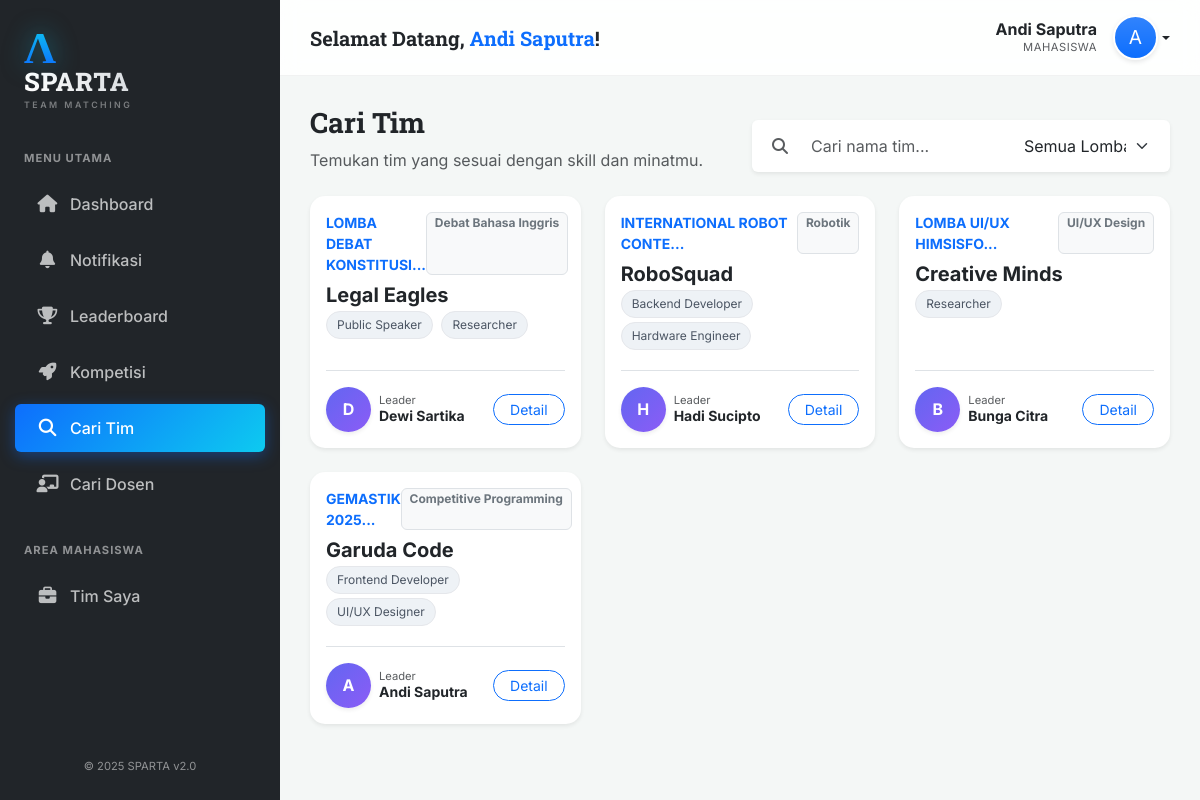
The app's page /?page=tim&view=detail&id=1 (signed in) with its own data.
### tables this page shows
CREATE TABLE Tim (
    ID_Tim INT AUTO_INCREMENT PRIMARY KEY,
    Nama_Tim VARCHAR(100) NOT NULL,
    Status_Pencarian ENUM('Terbuka', 'Tertutup') DEFAULT 'Terbuka',
    Deskripsi_Tim TEXT,
    Kebutuhan_Role TEXT DEFAULT NULL,  
    ID_Lomba INT NOT NULL,
    ID_Kategori INT DEFAULT NULL,  
    ID_Mahasiswa_Ketua INT NOT NULL,
    ID_Dosen_Pembimbing INT,
    ID_Peringkat INT,
    FOREIGN KEY (ID_Lomba) REFERENCES Lomba(ID_Lomba) ON DELETE CASCADE,
    FOREIGN KEY (ID_Kategori) REFERENCES Kategori_Lomba(ID_Kategori) ON DELETE SET NULL,
    FOREIGN KEY (ID_Mahasiswa_Ketua) REFERENCES Mahasiswa(ID_Mahasiswa),
    FOREIGN KEY (ID_Dosen_Pembimbing) REFERENCES Dosen_Pembimbing(ID_Dosen),
    FOREIGN KEY (ID_Peringkat) REFERENCES Peringkat_Juara(ID_Peringkat)
);

CREATE TABLE Lomba (
    ID_Lomba INT AUTO_INCREMENT PRIMARY KEY,
    Nama_Lomba VARCHAR(200) NOT NULL,
    Deskripsi TEXT,
    Lokasi VARCHAR(100),
    Link_Web VARCHAR(255),
    Tanggal_Mulai DATE,
    Tanggal_Selesai DATE,
    ID_Jenis_Penyelenggara INT,
    ID_Tingkatan INT,
    FOREIGN KEY (ID_Jenis_Penyelenggara) REFERENCES Jenis_Penyelenggara(ID_Jenis),
    FOREIGN KEY (ID_Tingkatan) REFERENCES Tingkatan_Lomba(ID_Tingkatan)
);

CREATE TABLE Kategori_Lomba (
    ID_Kategori INT AUTO_INCREMENT PRIMARY KEY,
    Nama_Kategori VARCHAR(100) NOT NULL
);

CREATE TABLE Mahasiswa (
    ID_Mahasiswa INT AUTO_INCREMENT PRIMARY KEY,
    NIM VARCHAR(20) UNIQUE DEFAULT NULL,
    Nama_Mahasiswa VARCHAR(150) NOT NULL,
    Email VARCHAR(100) UNIQUE NOT NULL,
    Password_Hash VARCHAR(255) NOT NULL,
    Tempat_Lahir VARCHAR(50),
    Tanggal_Lahir DATE,
    Bio TEXT,
    No_HP VARCHAR(20) DEFAULT NULL,
    LinkedIn VARCHAR(255) DEFAULT NULL,
    Total_Poin FLOAT DEFAULT 0,
    ID_Prodi INT DEFAULT NULL,
    Foto_Profil VARCHAR(255) DEFAULT NULL,
    Is_Verified TINYINT(1) DEFAULT 0,
    Verification_Token VARCHAR(255) DEFAULT NULL,
    FOREIGN KEY (ID_Prodi) REFERENCES Prodi(ID_Prodi) ON DELETE SET NULL
);

### src/config.php (called while the page is built, shortened)
<?php
function getFotoMhs($nim, $dbPath) {
    return null;
}

### src/pages/tim.php (the view, shortened to what this page needs)
<?php
$keyword = $_GET['q'] ?? '';
$sql = "SELECT t.*, l.Nama_Lomba, l.Tanggal_Selesai, l.Lokasi,
        m.Nama_Mahasiswa as Ketua, m.NIM as NIM_Ketua, m.Foto_Profil as Foto_Ketua, m.ID_Mahasiswa as ID_Ketua,
        pj.Nama_Peringkat, d.Nama_Dosen, k.Nama_Kategori,
        (SELECT COUNT(*) FROM Keanggotaan_Tim WHERE ID_Tim = t.ID_Tim) as Jml_Anggota
        FROM Tim t
        JOIN Lomba l ON t.ID_Lomba = l.ID_Lomba
        JOIN Mahasiswa m ON t.ID_Mahasiswa_Ketua = m.ID_Mahasiswa
        LEFT JOIN Peringkat_Juara pj ON t.ID_Peringkat = pj.ID_Peringkat
        LEFT JOIN Dosen_Pembimbing d ON t.ID_Dosen_Pembimbing = d.ID_Dosen
        LEFT JOIN Kategori_Lomba k ON t.ID_Kategori = k.ID_Kategori
        WHERE t.Status_Pencarian = 'Terbuka'";
$params = [];
$sql .= " ORDER BY t.ID_Tim DESC";
$stmt = $pdo->prepare($sql);
$stmt->execute($params);
$timList = $stmt->fetchAll();
?>
<div class="row align-items-end mb-4">
    <div class="col-md-6">
        <h3 class="fw-bold text-dark" style="font-family: 'Roboto Slab', serif;">Cari Tim</h3>
        <p class="text-muted mb-0">Temukan tim yang sesuai dengan skill dan minatmu.</p>
    </div>
    <div class="col-md-6 mt-3 mt-md-0">
        <form method="GET" class="card border-0 shadow-sm p-2">
            <div class="input-group">
                <span class="input-group-text bg-white border-0"><i class="fas fa-search text-muted"></i></span>
                <input type="text" name="q" class="form-control border-0 shadow-none" placeholder="Cari nama tim..." value="<?= htmlspecialchars($keyword) ?>">
                <select name="lomba" class="form-select border-0 shadow-none" style="max-width: 150px; cursor: pointer;" onchange="this.form.submit()">
                    <option value="">Semua Lomba</option>
                </select>
            </div>
        </form>
    </div>
</div>
<div class="row g-4">
    <?php foreach($timList as $t): ?>
    <?php
        $roles = $t['Kebutuhan_Role'] ? explode(',', $t['Kebutuhan_Role']) : [];
    ?>
    <div class="col-md-6 col-lg-4">
        <div class="card team-card h-100 p-3 shadow-sm">
            <div class="d-flex justify-content-between mb-2">
                <small class="text-primary fw-bold text-uppercase"><?= htmlspecialchars(substr($t['Nama_Lomba'], 0, 25)) ?>...</small>
                <?php if($t['Nama_Kategori']): ?>
                    <span class="badge bg-light text-secondary border"><?= htmlspecialchars($t['Nama_Kategori']) ?></span>
                <?php endif; ?>
            </div>
            <h5 class="fw-bold text-dark mb-1 text-truncate"><?= htmlspecialchars($t['Nama_Tim']) ?></h5>
            <div class="mb-3">
                <?php if(!empty($roles)): ?>
                    <?php foreach(array_slice($roles, 0, 3) as $r): ?>
                        <span class="role-badge"><?= trim($r) ?></span>
                    <?php endforeach; ?>
                <?php else: ?>
                    <small class="text-muted fst-italic">Open for all roles</small>
                <?php endif; ?>
            </div>
            <div class="mt-auto d-flex align-items-center justify-content-between pt-3 border-top">
                <div class="d-flex align-items-center">
                    <?php
                        $foto = getFotoMhs($t['NIM_Ketua'], $t['Foto_Ketua']);
                        if($foto) echo "<img src='$foto' class='leader-img me-2'>";
                        else echo "<div class='leader-initial me-2 shadow-sm'>".substr($t['Ketua'],0,1)."</div>";
                    ?>
                    <div class="lh-1">
                        <small class="text-muted d-block" style="font-size:0.7rem">Leader</small>
                        <span class="fw-bold small"><?= htmlspecialchars($t['Ketua']) ?></span>
                    </div>
                </div>
                <button class="btn btn-outline-primary btn-sm rounded-pill px-3" data-bs-toggle="modal" data-bs-target="#modalDetail<?= $t['ID_Tim'] ?>">
                    Detail
                </button>
            </div>
        </div>
    </div>
    <?php endforeach; ?>
</div>

### src/index.php (style rules this page uses)
:root { --primary-gradient: linear-gradient(135deg, #0d6efd, #0dcaf0); --sidebar-bg: #212529; --sidebar-width: 280px; }
body { font-family: 'Inter', sans-serif; background-color: #f4f7f6; }

### src/pages/tim.php (style rules this page uses)
.team-card { border: none; border-radius: 15px; transition: all 0.2s; background: #fff; }
.role-badge { font-size: 0.75rem; background: #eef2f6; color: #4b5563; padding: 4px 10px; border-radius: 50px; border: 1px solid #e5e7eb; display: inline-block; margin-right: 4px; margin-bottom: 4px; }
.leader-initial { width: 45px; height: 45px; border-radius: 50%; background: linear-gradient(135deg, #6366f1, #8b5cf6); color: white; display: flex; align-items: center; justify-content: center; font-weight: bold; }

### records on screen
tim: ID_Lomba.Nama_Lomba "LOMBA DEBAT KONSTITUSI", ID_Kategori.Nama_Kategori "Debat Bahasa Inggris", Nama_Tim "Legal Eagles", Kebutuhan_Role "Public Speaker", Kebutuhan_Role "Researcher", ID_Mahasiswa_Ketua.Nama_Mahasiswa "D", ID_Mahasiswa_Ketua.Nama_Mahasiswa "Dewi Sartika"
tim: ID_Lomba.Nama_Lomba "INTERNATIONAL ROBOT CONTE", ID_Kategori.Nama_Kategori "Robotik", Nama_Tim "RoboSquad", Kebutuhan_Role "Backend Developer", Kebutuhan_Role "Hardware Engineer", ID_Mahasiswa_Ketua.Nama_Mahasiswa "H", ID_Mahasiswa_Ketua.Nama_Mahasiswa "Hadi Sucipto"
tim: ID_Lomba.Nama_Lomba "LOMBA UI/UX HIMSISFO", ID_Kategori.Nama_Kategori "UI/UX Design", Nama_Tim "Creative Minds", Kebutuhan_Role "Researcher", ID_Mahasiswa_Ketua.Nama_Mahasiswa "B", ID_Mahasiswa_Ketua.Nama_Mahasiswa "Bunga Citra"
tim: ID_Lomba.Nama_Lomba "GEMASTIK 2025", ID_Kategori.Nama_Kategori "Competitive Programming", Nama_Tim "Garuda Code", Kebutuhan_Role "Frontend Developer", Kebutuhan_Role "UI/UX Designer", ID_Mahasiswa_Ketua.Nama_Mahasiswa "A", ID_Mahasiswa_Ketua.Nama_Mahasiswa "Andi Saputra"

### other values on screen
$namaUser "Andi Saputra"
substr($namaUser, 0, 1) "A"
